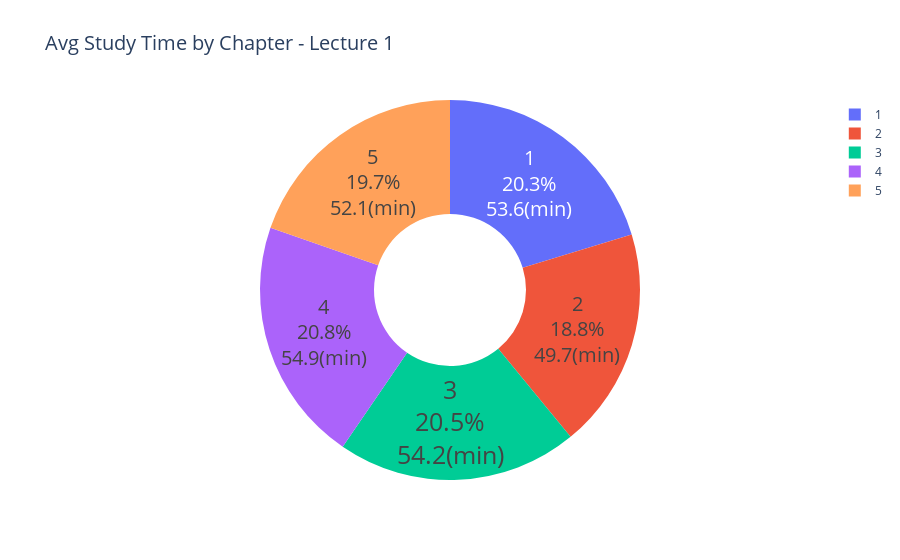

Here is the notebook cell this chart was saved with:
### Code cell
plot_chapter_avg_time_pie(student_df, lecture=1)
plot_chapter_avg_time_pie(student_df, lecture=2)

### Figure 1 — Plotly figure (JSON) as saved in the notebook; plotly's stock layout.template omitted (floating-point values rounded to 4 significant figures)
{"data": [{"direction": "clockwise", "domain": {"x": [0, 1], "y": [0, 1]}, "hole": 0.4, "hovertemplate": "chapter=%{label}<br>time=%{value}<extra></extra>", "insidetextorientation": "horizontal", "labels": [1, 2, 3, 4, 5], "legendgroup": "", "name": "", "showlegend": true, "sort": false, "textfont": {"size": 25}, "textinfo": "none", "textposition": "inside", "texttemplate": "%{label}<br>%{percent}<br>%{value:.1f}(min)", "type": "pie", "values": [53.62, 49.66, 54.18, 54.88, 52.08]}], "layout": {"legend": {"tracegroupgap": 0}, "title": {"font": {"size": 20}, "text": "Avg Study Time by Chapter - Lecture 1"}}}
